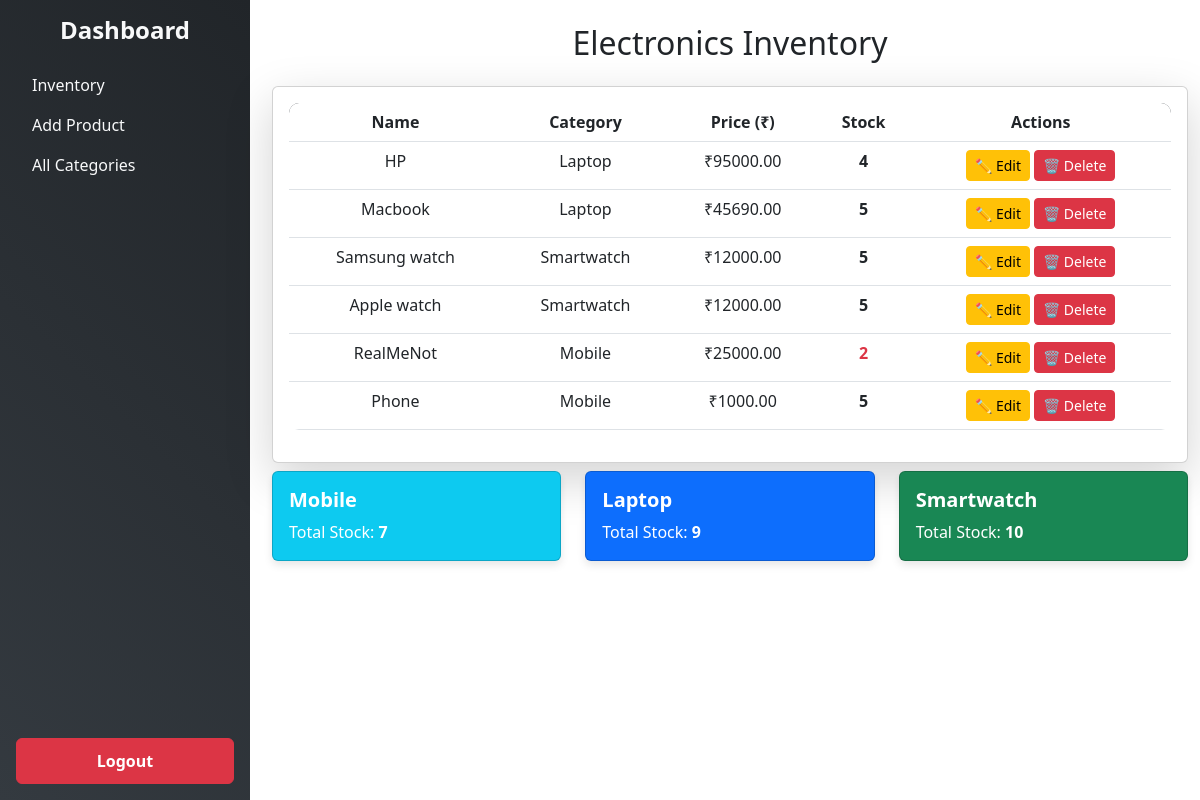
Screenshot of /products/ (signed in) with the database file from the repository.
### inventory/models.py (models this page shows, shortened)
class Product(models.Model):
    CATEGORY_CHOICES = [
        ('Mobile', 'Mobile'),
        ('Laptop', 'Laptop'),
        ('Smartwatch', 'Smartwatch'),
    ]
    name = models.CharField(max_length=255)
    category = models.CharField(max_length=50, choices=CATEGORY_CHOICES)
    price = models.DecimalField(max_digits=10, decimal_places=2)
    stock = models.PositiveIntegerField()
    description = models.TextField(max_length=75)
    image = models.ImageField(upload_to='products/', default='default.jpg')

### inventory/views.py (the view)
# urls.py: path('', views.product_list, name='product_list'),
@login_required
def product_list(request):
    products = Product.objects.all()
    category_stock = defaultdict(int)
    for product in products:
        category_stock[product.category] += product.stock
    context = {
        'products': products,
        'category_stock': dict(category_stock),
    }
    return render(request, 'inventory/product_list.html', context)

### inventory/templates/inventory/product_list.html (shortened to what this page needs)
{% extends 'inventory/base.html' %}
{% load static %}
{% block content %}
<link rel="stylesheet" href="{% static 'css/style_prod_detail.css' %}">
<div class="d-flex">
    <nav class="sidebar bg-dark text-light p-3 d-flex flex-column" style="height: 100vh;">
        <h4 class="text-center">Dashboard</h4>
        <ul class="nav flex-column flex-grow-1">
            <li class="nav-item">
                <a href="{% url 'product_list' %}" class="nav-link text-light">Inventory</a>
            </li>
            <li class="nav-item">
                <a href="{% url 'product_create' %}" class="nav-link text-light">Add Product</a>
            </li>
            <li class="nav-item">
                <a href="{% url 'dashboard' %}" class="nav-link text-light">All Categories</a>
            </li>
        </ul>
        <div class="mt-auto">
            <a href="{% url 'logout' %}" class="btn btn-danger w-100">Logout</a>
        </div>
    </nav>
    <div class="container mt-4">
        <h2 class="text-center mb-4">Electronics Inventory</h2>
        <div class="card shadow-lg">
            <div class="card-body">
                <table class="table table-hover text-center">
                    <thead class="thead-dark">
                        <tr>
                            <th>Name</th>
                            <th>Category</th>
                            <th>Price (₹)</th>
                            <th>Stock</th>
                            <th>Actions</th>
                        </tr>
                    </thead>
                    <tbody>
                        {% for product in products %}
                        <tr>
                            <td>{{ product.name }}</td>
                            <td><span class="text-dark">{{ product.category }}</span></td>
                            <td>₹{{ product.price }}</td>
                            <td>
                                <strong class="{% if product.stock < 3 %}text-danger{% endif %}">
                                    {{ product.stock }}
                                </strong>
                            </td>
                            <td>
                                <a href="{% url 'product_update' product.pk %}" class="btn btn-warning btn-sm">✏️ Edit</a>
                                <a href="{% url 'decrease_stock' product.pk %}" class="btn btn-danger btn-sm">🗑️ Delete</a>
                            </td>
                        </tr>
                        {% endfor %}
                    </tbody>
                </table>
            </div>
        </div>
        <div class="row mt-2">
            <div class="col-md-4">
                <div class="card text-white {% if category_stock.Mobile < 3 %}bg-danger{% else %}bg-info{% endif %} mb-3">
                    <div class="card-body">
                        <h5 class="card-title">Mobile</h5>
                        <p class="card-text">
                            Total Stock:
                            <strong class="{% if category_stock.Mobile < 3 %}text-warning{% endif %}">
                                {{ category_stock.Mobile|default:0 }}
                            </strong>
                        </p>
                    </div>
                </div>
            </div>
            <div class="col-md-4">
                <div class="card text-white {% if category_stock.Laptop < 3 %}bg-danger{% else %}bg-primary{% endif %} mb-3">
                    <div class="card-body">
                        <h5 class="card-title">Laptop</h5>
                        <p class="card-text">
                            Total Stock:
                            <strong class="{% if category_stock.Laptop < 3 %}text-warning{% endif %}">
                                {{ category_stock.Laptop|default:0 }}
                            </strong>
                        </p>
                    </div>
                </div>
            </div>
            <div class="col-md-4">
                <div class="card text-white {% if category_stock.Smartwatch < 3 %}bg-danger{% else %}bg-success{% endif %} mb-3">
                    <div class="card-body">
                        <h5 class="card-title">Smartwatch</h5>
                        <p class="card-text">
                            Total Stock:
                            <strong class="{% if category_stock.Smartwatch < 3 %}text-warning{% endif %}">
                                {{ category_stock.Smartwatch|default:0 }}
                            </strong>
                        </p>
                    </div>
                </div>
            </div>
        </div>
    </div>
</div>
{% endblock %}

### inventory/templates/inventory/base.html (shortened to what this page needs)
{% load static %}
{% load widget_tweaks %}
{% block content %}{% endblock %}
{% block extra_styles %}
<link rel="stylesheet" href="https://cdn.jsdelivr.net/npm/bootstrap@5.3.0/dist/css/bootstrap.min.css">
<link rel="stylesheet" href="{% static 'css/styles.css' %}">
{% endblock %}

### inventory/static/css/style_prod_detail.css (style rules this page uses)
.container { max-width: 95%; }
.sidebar { width: 250px; position: fixed; height: 100vh; background: linear-gradient(45deg, #343a40, #212529); color: white; padding-top: 20px; }
.sidebar h4 { font-weight: bold; margin-bottom: 20px; }
.nav-link { padding: 10px 15px; border-radius: 5px; transition: all 0.3s ease-in-out; }
.container { margin-left: 270px; }
h2 { font-weight: bold; color: #343a40; }
.table { background-color: white; border-radius: 10px; overflow: hidden; }
.table thead { background-color: #343a40; color: white; }
.btn-warning { background-color: #ffc107; border: none; color: black; }
.btn-danger { background-color: #dc3545; border: none; }
.card { border-radius: 10px; box-shadow: 0 4px 8px rgba(0, 0, 0, 0.1); }
.card h5 { font-weight: bold; }
.bg-info { background-color: #17a2b8 !important; }
.bg-primary { background-color: #007bff !important; }
.bg-success { background-color: #28a745 !important; }
.mt-auto .btn { font-weight: bold; padding: 10px; }

### inventory/static/css/styles.css (style rules this page uses)
.sidebar { width: 250px; height: 100vh; position: fixed; top: 0; left: 0; }
.container { margin-left: 260px; }
.btn { transition: 0.3s; }

### rows the page displays
Product: name "HP", category "Laptop", price "95000.00", stock "4"
Product: name "Macbook", category "Laptop", price "45690.00", stock "5"
Product: name "Samsung watch", category "Smartwatch", price "12000.00", stock "5"
Product: name "Apple watch", category "Smartwatch", price "12000.00", stock "5"
Product: name "RealMeNot", category "Mobile", price "25000.00", stock "2"
Product: name "Phone", category "Mobile", price "1000.00", stock "5"

### other values shown
{{ category_stock.Mobile|default:0 }} "7"
{{ category_stock.Laptop|default:0 }} "9"
{{ category_stock.Smartwatch|default:0 }} "10"
